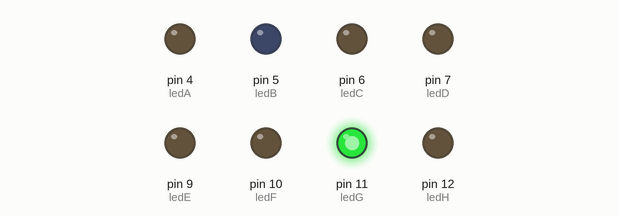
Bench run of a sketch on a simulated Arduino Uno, built with avr-gcc and run on an emulated ATmega328P. Shown: output pins drawn as LEDs (lit = HIGH).

Above: at 0.2 s.
At 1.2 s:
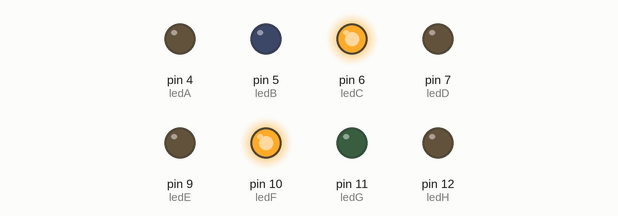
At 1.7 s:
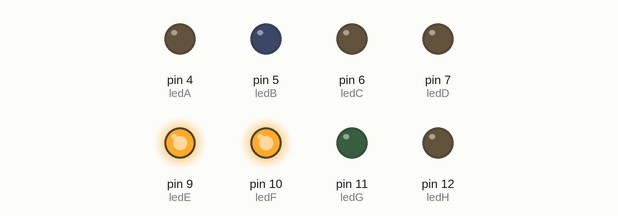
At 2.7 s:
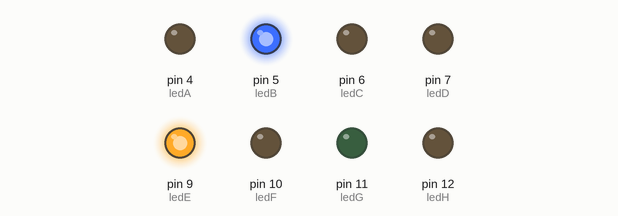
At 4.2 s:
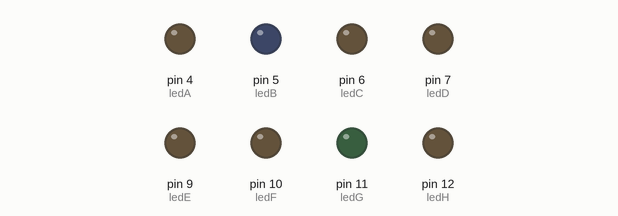
At 5.7 s:
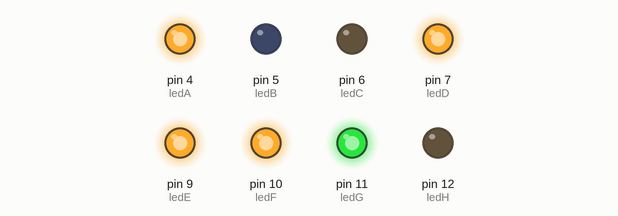
Timing chart, 0 to 6.5 s (numbered marks = the images above):
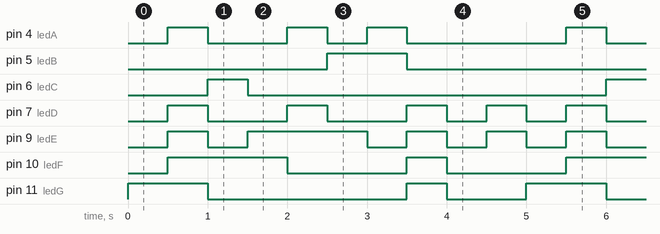

Measured:
- by itself, pin 4 (ledA): repeats every 5.0 s: LOW 1.0 s, HIGH 0.50 s, LOW 0.50 s, HIGH 0.50 s, LOW 2.0 s, HIGH 0.50 s
- by itself, pin 5 (ledB): alternates HIGH for 1.0 s and LOW for 4.0 s
- by itself, pin 6 (ledC): alternates HIGH for 0.50 s and LOW for 4.5 s
- by itself, pin 7 (ledD): repeats every 5.0 s: 2 × (LOW 1.0 s, HIGH 0.50 s), 2 × (LOW 0.50 s, HIGH 0.50 s)
- by itself, pin 9 (ledE): repeats every 5.0 s: LOW 0.50 s, HIGH 1.5 s, 3 × (LOW 0.50 s, HIGH 0.50 s)
- by itself, pin 10 (ledF): repeats every 5.0 s: LOW 1.5 s, HIGH 0.50 s, LOW 1.5 s, HIGH 1.5 s
- by itself, pin 11 (ledG): repeats every 5.0 s: LOW 2.5 s, HIGH 0.50 s, LOW 1.0 s, HIGH 1.0 s

The sketch:

7_segmentos_prog_1.ino
```cpp
// ********** Variables ************************************* ***********************

const  int ledA = 4 ;
const  int ledB = 5 ;
const  int ledC = 6 ;
const  int ledD = 7 ;
const  int ledE = 9 ;
const  int ledF = 10 ;
const  int ledG = 11 ;
const  int ledH= 12 ;

// ********** Configuración ************************************* ***************************
void setup()
{
  pinMode (ledA, OUTPUT);
  pinMode (ledB, OUTPUT);
  pinMode (ledC, OUTPUT);
  pinMode (ledD, OUTPUT);
  pinMode (ledE, OUTPUT);
  pinMode (ledF, OUTPUT);
  pinMode (ledG, OUTPUT);
  pinMode (ledH, OUTPUT);


}
// ********** Loop ************************************* ****************************
void loop ()
{
  digitalWrite (ledA, LOW);   // número 0
  digitalWrite (ledB, LOW);
  digitalWrite (ledC, LOW);
  digitalWrite (ledD, LOW);
  digitalWrite (ledE, LOW);
  digitalWrite (ledF, LOW);
  digitalWrite (ledG, HIGH);

 delay(500);

  digitalWrite (ledA, HIGH);   // número 1
  digitalWrite (ledB, LOW);
  digitalWrite (ledC, LOW);
  digitalWrite (ledD, HIGH);
  digitalWrite (ledE, HIGH);
  digitalWrite (ledF, HIGH);
  digitalWrite (ledG, HIGH);

 delay(500);

  digitalWrite (ledA, LOW);   // número 2
  digitalWrite (ledB, LOW);
  digitalWrite (ledC, HIGH);
  digitalWrite (ledD, LOW);
  digitalWrite (ledE, LOW);
  digitalWrite (ledF, HIGH);
  digitalWrite (ledG, LOW);

 delay(500);

  digitalWrite (ledA, LOW);   // número 3
  digitalWrite (ledB, LOW);
  digitalWrite (ledC, LOW);
  digitalWrite (ledD, LOW);
  digitalWrite (ledE, HIGH);
  digitalWrite (ledF, HIGH);
  digitalWrite (ledG, LOW);

  delay(500);

  digitalWrite (ledA, HIGH);   // número 4
  digitalWrite (ledB, LOW);
  digitalWrite (ledC, LOW);
  digitalWrite (ledD, HIGH);
  digitalWrite (ledE, HIGH);
  digitalWrite (ledF, LOW);
  digitalWrite (ledG, LOW);

  delay(500);

  digitalWrite (ledA, LOW);   // número 5
  digitalWrite (ledB, HIGH);
  digitalWrite (ledC, LOW);
  digitalWrite (ledD, LOW);
  digitalWrite (ledE, HIGH);
  digitalWrite (ledF, LOW);
  digitalWrite (ledG, LOW);

 delay(500);

  digitalWrite (ledA, HIGH);   // número 6
  digitalWrite (ledB, HIGH);
  digitalWrite (ledC, LOW);
  digitalWrite (ledD, LOW);
  digitalWrite (ledE, LOW);
  digitalWrite (ledF, LOW);
  digitalWrite (ledG, LOW);

  delay(500);

  digitalWrite (ledA, LOW);   // número 7
  digitalWrite (ledB, LOW);
  digitalWrite (ledC, LOW);
  digitalWrite (ledD, HIGH);
  digitalWrite (ledE, HIGH);
  digitalWrite (ledF, HIGH);
  digitalWrite (ledG, HIGH);

 delay(500);

  digitalWrite (ledA, LOW);   // número 8
  digitalWrite (ledB, LOW);
  digitalWrite (ledC, LOW);
  digitalWrite (ledD, LOW);
  digitalWrite (ledE, LOW);
  digitalWrite (ledF, LOW);
  digitalWrite (ledG, LOW);

 delay(500);

  digitalWrite (ledA, LOW);   // número 9
  digitalWrite (ledB, LOW);
  digitalWrite (ledC, LOW);
  digitalWrite (ledD, HIGH);
  digitalWrite (ledE, HIGH);
  digitalWrite (ledF, LOW);
  digitalWrite (ledG, LOW);

 delay(500);
}
```
